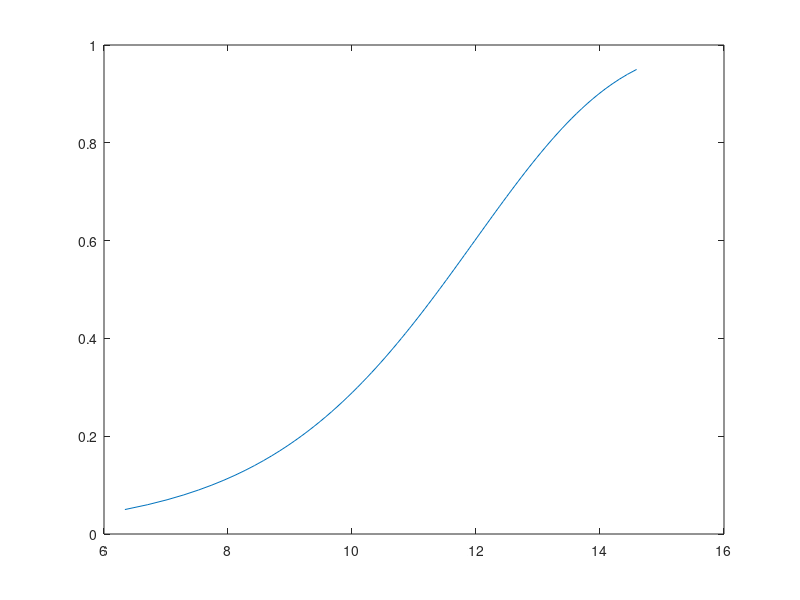
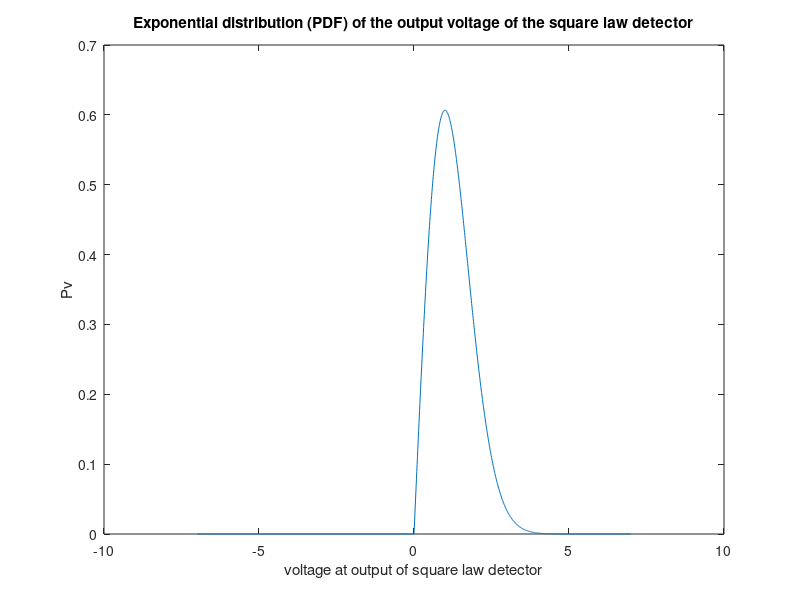

The MATLAB script that drew these images, in order: (Note: this script raises an error after producing the figures.)
close all

Pfa = 1e-4;
Pd = 0.05:0.01:0.95

Nt = 100

%% NOISE VOLTAGE DISTRIBUTION

x = -7:.01:7;
%standard deviation of noise
std_dev = (1/1)^-0.5;
var = (std_dev)^2
pd = makedist('Normal','Sigma',std_dev);
H0 =  pdf(pd,x);


%% THRESHOLD VOLTAGE

%inverse of the cumulative normal distribution give threshold voltage
%finding P(v|H0) > Vtrice
Vt =  norminv(1- Pfa,0, std_dev)


%% CUMULATIVE VOLTAGE DISTRIBUTION OF NOISE

norm_area_right_pfa = 1 - cdf('Normal',Vt,0,std_dev);
a = norminv(norm_area_right_pfa,0,std_dev)

%% SIGNAL DISTRIBUTION

%lower bound to include 80% of H1 above threshold
norm_area_right_pd = 1- Pd;

%converting area of norm to threshold value

d_thresh = norminv(norm_area_right_pd,0,std_dev);

%plotting pdf of H1
pd_pd = makedist('Normal','Sigma',std_dev, 'mu', 0);

%ploting pdf of H1 with threshold


%% PLOTTING BOTH
H1 = pdf(pd_pd,x);

m = Vt - d_thresh
m2 = m.^2
snr = m2./(std_dev.^2)
snr_db = 10.*log10(snr)

%% ROC plot

plot(snr_db,Pd)

%% PLOTTING SQUARE LAW DETECTOR RAYLEIGH (expo PDF, H0)

v2 = raylpdf(x,var); %Richards 15.19

figure
plot(x,v2)
xlabel("voltage at output of square law detector")
ylabel("Pv")
title("Exponential distribution (PDF) of the output voltage of the square law detector")

% threshhold value for rayleigh
T = sqrt(2)*std_dev*sqrt(-log(Pfa)); %Richards 15.47

hold on
xline(T)

%% Rayleigh CDF

v2_cdf = raylcdf(x,var);

figure
plot(x,v2_cdf)
xlabel("voltage at output of square law detector")
ylabel("Pv")
title("rayleigh distribution (cdf) of the output voltage of the square law detector")
hold on
xline(T)

%% APPLYING SWERLING 1

syms snr

SNR = zeros(1, length(Pd));

for i = 1:numel(Pd)
    
    pd = Pd(i);
    
    %eqn = ( pd == (1 + 1/(Nt*snr))^(Nt-1)*exp(-T/(1+Nt*snr)) );
    eqn = ( Nt*snr == -(T+log(pd))/log(pd) )
    %eqn = ( pd == 1 - gammainc(T,Nt-1) + ((1 + 1/(Nt*snr))^(Nt-1))  )
    
    if i == 1
        
        SNR(1,i) = vpasolve(eqn,snr)
        
    else
        
        
        SNR(1,i) = vpasolve(eqn,snr)
        
    end 

end
    
figure
plot(10*log(SNR),Pd)
xlabel("SNR (dB)")
ylabel("Pd")
